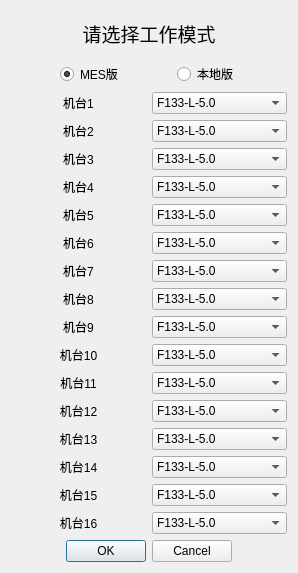
<?xml version="1.0" encoding="UTF-8"?>
<ui version="4.0">
 <class>chooseTypeDialog</class>
 <widget class="QDialog" name="chooseTypeDialog">
  <property name="geometry">
   <rect>
    <x>0</x>
    <y>0</y>
    <width>298</width>
    <height>573</height>
   </rect>
  </property>
  <property name="windowTitle">
   <string>Dialog</string>
  </property>
  <layout class="QVBoxLayout" name="verticalLayout">
   <item>
    <widget class="QLabel" name="label">
     <property name="font">
      <font>
       <pointsize>14</pointsize>
      </font>
     </property>
     <property name="text">
      <string>请选择工作模式</string>
     </property>
     <property name="alignment">
      <set>Qt::AlignCenter</set>
     </property>
    </widget>
   </item>
   <item>
    <layout class="QHBoxLayout" name="horizontalLayout_3">
     <item>
      <spacer name="horizontalSpacer">
       <property name="orientation">
        <enum>Qt::Horizontal</enum>
       </property>
       <property name="sizeHint" stdset="0">
        <size>
         <width>40</width>
         <height>20</height>
        </size>
       </property>
      </spacer>
     </item>
     <item>
      <widget class="QRadioButton" name="radioButton">
       <property name="layoutDirection">
        <enum>Qt::LeftToRight</enum>
       </property>
       <property name="text">
        <string>MES版</string>
       </property>
       <property name="checked">
        <bool>true</bool>
       </property>
      </widget>
     </item>
     <item>
      <spacer name="horizontalSpacer_3">
       <property name="orientation">
        <enum>Qt::Horizontal</enum>
       </property>
       <property name="sizeHint" stdset="0">
        <size>
         <width>40</width>
         <height>20</height>
        </size>
       </property>
      </spacer>
     </item>
     <item>
      <widget class="QRadioButton" name="radioButton_2">
       <property name="text">
        <string>本地版</string>
       </property>
      </widget>
     </item>
     <item>
      <spacer name="horizontalSpacer_2">
       <property name="orientation">
        <enum>Qt::Horizontal</enum>
       </property>
       <property name="sizeHint" stdset="0">
        <size>
         <width>40</width>
         <height>20</height>
        </size>
       </property>
      </spacer>
     </item>
    </layout>
   </item>
   <item>
    <layout class="QHBoxLayout" name="horizontalLayout">
     <item>
      <widget class="QLabel" name="label_2">
       <property name="text">
        <string>机台1</string>
       </property>
       <property name="alignment">
        <set>Qt::AlignCenter</set>
       </property>
      </widget>
     </item>
     <item>
      <widget class="QComboBox" name="comboBox">
       <property name="layoutDirection">
        <enum>Qt::LeftToRight</enum>
       </property>
       <item>
        <property name="text">
         <string>F133-L-5.0</string>
        </property>
       </item>
       <item>
        <property name="text">
         <string>F133-L-S-5.0</string>
        </property>
       </item>
       <item>
        <property name="text">
         <string>F133-L-ZC</string>
        </property>
       </item>
       <item>
        <property name="text">
         <string>F133-L-4.0</string>
        </property>
       </item>
       <item>
        <property name="text">
         <string>F133-L-S-6.0</string>
        </property>
       </item>
       <item>
        <property name="text">
         <string>A133-5.0</string>
        </property>
       </item>
       <item>
        <property name="text">
         <string>F133-F-S-6.1</string>
        </property>
       </item>
       <item>
        <property name="text">
         <string>H133-L-S-6.2</string>
        </property>
       </item>
       <item>
        <property name="text">
         <string>F133-L-S-XY1</string>
        </property>
       </item>
       <item>
        <property name="text">
         <string>F133-L-S-7.0</string>
        </property>
       </item>
       <item>
        <property name="text">
         <string>H133-L-ZC1-6.2</string>
        </property>
       </item>
       <item>
        <property name="text">
         <string>H133-L-S-SD1-6.2</string>
        </property>
       </item>
       <item>
        <property name="text">
         <string>F133-L-S-ZH1-5.3</string>
        </property>
       </item>
      </widget>
     </item>
    </layout>
   </item>
   <item>
    <layout class="QHBoxLayout" name="horizontalLayout_4">
     <item>
      <widget class="QLabel" name="label_3">
       <property name="text">
        <string>机台2</string>
       </property>
       <property name="alignment">
        <set>Qt::AlignCenter</set>
       </property>
      </widget>
     </item>
     <item>
      <widget class="QComboBox" name="comboBox_2">
       <property name="layoutDirection">
        <enum>Qt::LeftToRight</enum>
       </property>
       <item>
        <property name="text">
         <string>F133-L-5.0</string>
        </property>
       </item>
       <item>
        <property name="text">
         <string>F133-L-S-5.0</string>
        </property>
       </item>
       <item>
        <property name="text">
         <string>F133-L-ZC</string>
        </property>
       </item>
       <item>
        <property name="text">
         <string>F133-L-4.0</string>
        </property>
       </item>
       <item>
        <property name="text">
         <string>F133-L-S-6.0</string>
        </property>
       </item>
       <item>
        <property name="text">
         <string>A133-5.0</string>
        </property>
       </item>
       <item>
        <property name="text">
         <string>F133-F-S-6.1</string>
        </property>
       </item>
       <item>
        <property name="text">
         <string>H133-L-S-6.2</string>
        </property>
       </item>
       <item>
        <property name="text">
         <string>F133-L-S-XY1</string>
        </property>
       </item>
       <item>
        <property name="text">
         <string>F133-L-S-7.0</string>
        </property>
       </item>
       <item>
        <property name="text">
         <string>H133-L-ZC1-6.2</string>
        </property>
       </item>
       <item>
        <property name="text">
         <string>H133-L-S-SD1-6.2</string>
        </property>
       </item>
       <item>
        <property name="text">
         <string>F133-L-S-ZH1-5.3</string>
        </property>
       </item>
      </widget>
     </item>
    </layout>
   </item>
   <item>
    <layout class="QHBoxLayout" name="horizontalLayout_5">
     <item>
      <widget class="QLabel" name="label_4">
       <property name="text">
        <string>机台3</string>
       </property>
       <property name="alignment">
        <set>Qt::AlignCenter</set>
       </property>
      </widget>
     </item>
     <item>
      <widget class="QComboBox" name="comboBox_3">
       <property name="layoutDirection">
        <enum>Qt::LeftToRight</enum>
       </property>
       <item>
        <property name="text">
         <string>F133-L-5.0</string>
        </property>
       </item>
       <item>
        <property name="text">
         <string>F133-L-S-5.0</string>
        </property>
       </item>
       <item>
        <property name="text">
         <string>F133-L-ZC</string>
        </property>
       </item>
       <item>
        <property name="text">
         <string>F133-L-4.0</string>
        </property>
       </item>
       <item>
        <property name="text">
         <string>F133-L-S-6.0</string>
        </property>
       </item>
       <item>
        <property name="text">
         <string>A133-5.0</string>
        </property>
       </item>
       <item>
        <property name="text">
         <string>F133-F-S-6.1</string>
        </property>
       </item>
       <item>
        <property name="text">
         <string>H133-L-S-6.2</string>
        </property>
       </item>
       <item>
        <property name="text">
         <string>F133-L-S-XY1</string>
        </property>
       </item>
       <item>
        <property name="text">
         <string>F133-L-S-7.0</string>
        </property>
       </item>
       <item>
        <property name="text">
         <string>H133-L-ZC1-6.2</string>
        </property>
       </item>
       <item>
        <property name="text">
         <string>H133-L-S-SD1-6.2</string>
        </property>
       </item>
       <item>
        <property name="text">
         <string>F133-L-S-ZH1-5.3</string>
        </property>
       </item>
      </widget>
     </item>
    </layout>
   </item>
   <item>
    <layout class="QHBoxLayout" name="horizontalLayout_6">
     <item>
      <widget class="QLabel" name="label_5">
       <property name="text">
        <string>机台4</string>
       </property>
       <property name="alignment">
        <set>Qt::AlignCenter</set>
       </property>
      </widget>
     </item>
     <item>
      <widget class="QComboBox" name="comboBox_4">
       <property name="layoutDirection">
        <enum>Qt::LeftToRight</enum>
       </property>
       <item>
        <property name="text">
         <string>F133-L-5.0</string>
        </property>
       </item>
       <item>
        <property name="text">
         <string>F133-L-S-5.0</string>
        </property>
       </item>
       <item>
        <property name="text">
         <string>F133-L-ZC</string>
        </property>
       </item>
       <item>
        <property name="text">
         <string>F133-L-4.0</string>
        </property>
       </item>
       <item>
        <property name="text">
         <string>F133-L-S-6.0</string>
        </property>
       </item>
       <item>
        <property name="text">
         <string>A133-5.0</string>
        </property>
       </item>
       <item>
        <property name="text">
         <string>F133-F-S-6.1</string>
        </property>
       </item>
       <item>
        <property name="text">
         <string>H133-L-S-6.2</string>
        </property>
       </item>
       <item>
        <property name="text">
         <string>F133-L-S-XY1</string>
        </property>
       </item>
       <item>
        <property name="text">
         <string>F133-L-S-7.0</string>
        </property>
       </item>
       <item>
        <property name="text">
         <string>H133-L-ZC1-6.2</string>
        </property>
       </item>
       <item>
        <property name="text">
         <string>H133-L-S-SD1-6.2</string>
        </property>
       </item>
       <item>
        <property name="text">
         <string>F133-L-S-ZH1-5.3</string>
        </property>
       </item>
      </widget>
     </item>
    </layout>
   </item>
   <item>
    <layout class="QHBoxLayout" name="horizontalLayout_7">
     <item>
      <widget class="QLabel" name="label_6">
       <property name="text">
        <string>机台5</string>
       </property>
       <property name="alignment">
        <set>Qt::AlignCenter</set>
       </property>
      </widget>
     </item>
     <item>
      <widget class="QComboBox" name="comboBox_5">
       <property name="layoutDirection">
        <enum>Qt::LeftToRight</enum>
       </property>
       <item>
        <property name="text">
         <string>F133-L-5.0</string>
        </property>
       </item>
       <item>
        <property name="text">
         <string>F133-L-S-5.0</string>
        </property>
       </item>
       <item>
        <property name="text">
         <string>F133-L-ZC</string>
        </property>
       </item>
       <item>
        <property name="text">
         <string>F133-L-4.0</string>
        </property>
       </item>
       <item>
        <property name="text">
         <string>F133-L-S-6.0</string>
        </property>
       </item>
       <item>
        <property name="text">
         <string>A133-5.0</string>
        </property>
       </item>
       <item>
        <property name="text">
         <string>F133-F-S-6.1</string>
        </property>
       </item>
       <item>
        <property name="text">
         <string>H133-L-S-6.2</string>
        </property>
       </item>
       <item>
        <property name="text">
         <string>F133-L-S-XY1</string>
        </property>
       </item>
       <item>
        <property name="text">
         <string>F133-L-S-7.0</string>
        </property>
       </item>
       <item>
        <property name="text">
         <string>H133-L-ZC1-6.2</string>
        </property>
       </item>
       <item>
        <property name="text">
         <string>H133-L-S-SD1-6.2</string>
        </property>
       </item>
       <item>
        <property name="text">
         <string>F133-L-S-ZH1-5.3</string>
        </property>
       </item>
      </widget>
     </item>
    </layout>
   </item>
   <item>
    <layout class="QHBoxLayout" name="horizontalLayout_8">
     <item>
      <widget class="QLabel" name="label_7">
       <property name="text">
        <string>机台6</string>
       </property>
       <property name="alignment">
        <set>Qt::AlignCenter</set>
       </property>
      </widget>
     </item>
     <item>
      <widget class="QComboBox" name="comboBox_6">
       <property name="layoutDirection">
        <enum>Qt::LeftToRight</enum>
       </property>
       <item>
        <property name="text">
         <string>F133-L-5.0</string>
        </property>
       </item>
       <item>
        <property name="text">
         <string>F133-L-S-5.0</string>
        </property>
       </item>
       <item>
        <property name="text">
         <string>F133-L-ZC</string>
        </property>
       </item>
       <item>
        <property name="text">
         <string>F133-L-4.0</string>
        </property>
       </item>
       <item>
        <property name="text">
         <string>F133-L-S-6.0</string>
        </property>
       </item>
       <item>
        <property name="text">
         <string>A133-5.0</string>
        </property>
       </item>
       <item>
        <property name="text">
         <string>F133-F-S-6.1</string>
        </property>
       </item>
       <item>
        <property name="text">
         <string>H133-L-S-6.2</string>
        </property>
       </item>
       <item>
        <property name="text">
         <string>F133-L-S-XY1</string>
        </property>
       </item>
       <item>
        <property name="text">
         <string>F133-L-S-7.0</string>
        </property>
       </item>
       <item>
        <property name="text">
         <string>H133-L-ZC1-6.2</string>
        </property>
       </item>
       <item>
        <property name="text">
         <string>H133-L-S-SD1-6.2</string>
        </property>
       </item>
       <item>
        <property name="text">
         <string>F133-L-S-ZH1-5.3</string>
        </property>
       </item>
      </widget>
     </item>
    </layout>
   </item>
   <item>
    <layout class="QHBoxLayout" name="horizontalLayout_9">
     <item>
      <widget class="QLabel" name="label_8">
       <property name="text">
        <string>机台7</string>
       </property>
       <property name="alignment">
        <set>Qt::AlignCenter</set>
       </property>
      </widget>
     </item>
     <item>
      <widget class="QComboBox" name="comboBox_7">
       <property name="layoutDirection">
        <enum>Qt::LeftToRight</enum>
       </property>
       <item>
        <property name="text">
         <string>F133-L-5.0</string>
        </property>
       </item>
       <item>
        <property name="text">
         <string>F133-L-S-5.0</string>
        </property>
       </item>
       <item>
        <property name="text">
         <string>F133-L-ZC</string>
        </property>
       </item>
       <item>
        <property name="text">
         <string>F133-L-4.0</string>
        </property>
       </item>
       <item>
        <property name="text">
         <string>F133-L-S-6.0</string>
        </property>
       </item>
       <item>
        <property name="text">
         <string>A133-5.0</string>
        </property>
       </item>
       <item>
        <property name="text">
         <string>F133-F-S-6.1</string>
        </property>
       </item>
       <item>
        <property name="text">
         <string>H133-L-S-6.2</string>
        </property>
       </item>
       <item>
        <property name="text">
         <string>F133-L-S-XY1</string>
        </property>
       </item>
       <item>
        <property name="text">
         <string>F133-L-S-7.0</string>
        </property>
       </item>
       <item>
        <property name="text">
         <string>H133-L-ZC1-6.2</string>
        </property>
       </item>
       <item>
        <property name="text">
         <string>H133-L-S-SD1-6.2</string>
        </property>
       </item>
       <item>
        <property name="text">
         <string>F133-L-S-ZH1-5.3</string>
        </property>
       </item>
      </widget>
     </item>
    </layout>
   </item>
   <item>
    <layout class="QHBoxLayout" name="horizontalLayout_10">
     <item>
      <widget class="QLabel" name="label_9">
       <property name="text">
        <string>机台8</string>
       </property>
       <property name="alignment">
        <set>Qt::AlignCenter</set>
       </property>
      </widget>
     </item>
     <item>
      <widget class="QComboBox" name="comboBox_8">
       <property name="layoutDirection">
        <enum>Qt::LeftToRight</enum>
       </property>
       <item>
        <property name="text">
         <string>F133-L-5.0</string>
        </property>
       </item>
       <item>
        <property name="text">
         <string>F133-L-S-5.0</string>
        </property>
       </item>
       <item>
        <property name="text">
         <string>F133-L-ZC</string>
        </property>
       </item>
       <item>
        <property name="text">
         <string>F133-L-4.0</string>
        </property>
       </item>
       <item>
        <property name="text">
         <string>F133-L-S-6.0</string>
        </property>
       </item>
       <item>
        <property name="text">
         <string>A133-5.0</string>
        </property>
       </item>
       <item>
        <property name="text">
         <string>F133-F-S-6.1</string>
        </property>
       </item>
       <item>
        <property name="text">
         <string>H133-L-S-6.2</string>
        </property>
       </item>
       <item>
        <property name="text">
         <string>F133-L-S-XY1</string>
        </property>
       </item>
       <item>
        <property name="text">
         <string>F133-L-S-7.0</string>
        </property>
       </item>
       <item>
        <property name="text">
         <string>H133-L-ZC1-6.2</string>
        </property>
       </item>
       <item>
        <property name="text">
         <string>H133-L-S-SD1-6.2</string>
        </property>
       </item>
       <item>
        <property name="text">
         <string>F133-L-S-ZH1-5.3</string>
        </property>
       </item>
      </widget>
     </item>
    </layout>
   </item>
   <item>
    <layout class="QHBoxLayout" name="horizontalLayout_11">
     <item>
      <widget class="QLabel" name="label_10">
       <property name="text">
        <string>机台9</string>
       </property>
       <property name="alignment">
        <set>Qt::AlignCenter</set>
       </property>
      </widget>
     </item>
     <item>
      <widget class="QComboBox" name="comboBox_9">
       <property name="layoutDirection">
        <enum>Qt::LeftToRight</enum>
       </property>
       <item>
        <property name="text">
         <string>F133-L-5.0</string>
        </property>
       </item>
       <item>
        <property name="text">
         <string>F133-L-S-5.0</string>
        </property>
       </item>
       <item>
        <property name="text">
         <string>F133-L-ZC</string>
        </property>
       </item>
       <item>
        <property name="text">
         <string>F133-L-4.0</string>
        </property>
       </item>
       <item>
        <property name="text">
         <string>F133-L-S-6.0</string>
        </property>
       </item>
       <item>
        <property name="text">
         <string>A133-5.0</string>
        </property>
       </item>
       <item>
        <property name="text">
         <string>F133-F-S-6.1</string>
        </property>
       </item>
       <item>
        <property name="text">
         <string>H133-L-S-6.2</string>
        </property>
       </item>
       <item>
        <property name="text">
         <string>F133-L-S-XY1</string>
        </property>
       </item>
       <item>
        <property name="text">
         <string>F133-L-S-7.0</string>
        </property>
       </item>
       <item>
        <property name="text">
         <string>H133-L-ZC1-6.2</string>
        </property>
       </item>
       <item>
        <property name="text">
         <string>H133-L-S-SD1-6.2</string>
        </property>
       </item>
       <item>
        <property name="text">
         <string>F133-L-S-ZH1-5.3</string>
        </property>
       </item>
      </widget>
     </item>
    </layout>
   </item>
   <item>
    <layout class="QHBoxLayout" name="horizontalLayout_12">
     <item>
      <widget class="QLabel" name="label_11">
       <property name="text">
        <string>机台10</string>
       </property>
       <property name="alignment">
        <set>Qt::AlignCenter</set>
       </property>
      </widget>
     </item>
     <item>
      <widget class="QComboBox" name="comboBox_10">
       <property name="layoutDirection">
        <enum>Qt::LeftToRight</enum>
       </property>
       <item>
        <property name="text">
         <string>F133-L-5.0</string>
        </property>
       </item>
       <item>
        <property name="text">
         <string>F133-L-S-5.0</string>
        </property>
       </item>
       <item>
        <property name="text">
         <string>F133-L-ZC</string>
        </property>
       </item>
       <item>
        <property name="text">
         <string>F133-L-4.0</string>
        </property>
       </item>
       <item>
        <property name="text">
         <string>F133-L-S-6.0</string>
        </property>
       </item>
       <item>
        <property name="text">
         <string>A133-5.0</string>
        </property>
       </item>
       <item>
        <property name="text">
         <string>F133-F-S-6.1</string>
        </property>
       </item>
       <item>
        <property name="text">
         <string>H133-L-S-6.2</string>
        </property>
       </item>
       <item>
        <property name="text">
         <string>F133-L-S-XY1</string>
        </property>
       </item>
       <item>
        <property name="text">
         <string>F133-L-S-7.0</string>
        </property>
       </item>
       <item>
        <property name="text">
         <string>H133-L-ZC1-6.2</string>
        </property>
       </item>
       <item>
        <property name="text">
         <string>H133-L-S-SD1-6.2</string>
        </property>
       </item>
       <item>
        <property name="text">
         <string>F133-L-S-ZH1-5.3</string>
        </property>
       </item>
      </widget>
     </item>
    </layout>
   </item>
   <item>
    <layout class="QHBoxLayout" name="horizontalLayout_13">
     <item>
      <widget class="QLabel" name="label_12">
       <property name="text">
        <string>机台11</string>
       </property>
       <property name="alignment">
        <set>Qt::AlignCenter</set>
       </property>
      </widget>
     </item>
     <item>
      <widget class="QComboBox" name="comboBox_11">
       <property name="layoutDirection">
        <enum>Qt::LeftToRight</enum>
       </property>
       <item>
        <property name="text">
         <string>F133-L-5.0</string>
        </property>
       </item>
       <item>
        <property name="text">
         <string>F133-L-S-5.0</string>
        </property>
       </item>
       <item>
        <property name="text">
         <string>F133-L-ZC</string>
        </property>
       </item>
       <item>
        <property name="text">
         <string>F133-L-4.0</string>
        </property>
       </item>
       <item>
        <property name="text">
         <string>F133-L-S-6.0</string>
        </property>
       </item>
       <item>
        <property name="text">
         <string>A133-5.0</string>
        </property>
       </item>
       <item>
        <property name="text">
         <string>F133-F-S-6.1</string>
        </property>
       </item>
       <item>
        <property name="text">
         <string>H133-L-S-6.2</string>
        </property>
       </item>
       <item>
        <property name="text">
         <string>F133-L-S-XY1</string>
        </property>
       </item>
       <item>
        <property name="text">
         <string>F133-L-S-7.0</string>
        </property>
       </item>
       <item>
        <property name="text">
         <string>H133-L-ZC1-6.2</string>
        </property>
       </item>
       <item>
        <property name="text">
         <string>H133-L-S-SD1-6.2</string>
        </property>
       </item>
       <item>
        <property name="text">
         <string>F133-L-S-ZH1-5.3</string>
        </property>
       </item>
      </widget>
     </item>
    </layout>
   </item>
   <item>
    <layout class="QHBoxLayout" name="horizontalLayout_14">
     <item>
      <widget class="QLabel" name="label_13">
       <property name="text">
        <string>机台12</string>
       </property>
       <property name="alignment">
        <set>Qt::AlignCenter</set>
       </property>
      </widget>
     </item>
     <item>
      <widget class="QComboBox" name="comboBox_12">
       <property name="layoutDirection">
        <enum>Qt::LeftToRight</enum>
       </property>
       <item>
        <property name="text">
         <string>F133-L-5.0</string>
        </property>
       </item>
       <item>
        <property name="text">
         <string>F133-L-S-5.0</string>
        </property>
       </item>
       <item>
        <property name="text">
         <string>F133-L-ZC</string>
        </property>
       </item>
       <item>
        <property name="text">
         <string>F133-L-4.0</string>
        </property>
       </item>
       <item>
        <property name="text">
         <string>F133-L-S-6.0</string>
        </property>
       </item>
       <item>
        <property name="text">
         <string>A133-5.0</string>
        </property>
       </item>
       <item>
        <property name="text">
         <string>F133-F-S-6.1</string>
        </property>
       </item>
       <item>
        <property name="text">
         <string>H133-L-S-6.2</string>
        </property>
       </item>
       <item>
        <property name="text">
         <string>F133-L-S-XY1</string>
        </property>
       </item>
       <item>
        <property name="text">
         <string>F133-L-S-7.0</string>
        </property>
       </item>
       <item>
        <property name="text">
         <string>H133-L-ZC1-6.2</string>
        </property>
       </item>
       <item>
        <property name="text">
         <string>H133-L-S-SD1-6.2</string>
        </property>
       </item>
       <item>
        <property name="text">
         <string>F133-L-S-ZH1-5.3</string>
        </property>
       </item>
      </widget>
     </item>
    </layout>
   </item>
   <item>
    <layout class="QHBoxLayout" name="horizontalLayout_15">
     <item>
      <widget class="QLabel" name="label_14">
       <property name="text">
        <string>机台13</string>
       </property>
       <property name="alignment">
        <set>Qt::AlignCenter</set>
       </property>
      </widget>
     </item>
     <item>
      <widget class="QComboBox" name="comboBox_13">
       <property name="layoutDirection">
        <enum>Qt::LeftToRight</enum>
       </property>
       <item>
        <property name="text">
         <string>F133-L-5.0</string>
        </property>
       </item>
       <item>
        <property name="text">
         <string>F133-L-S-5.0</string>
        </property>
       </item>
       <item>
        <property name="text">
         <string>F133-L-ZC</string>
        </property>
       </item>
       <item>
        <property name="text">
         <string>F133-L-4.0</string>
        </property>
       </item>
       <item>
        <property name="text">
         <string>F133-L-S-6.0</string>
        </property>
       </item>
       <item>
        <property name="text">
         <string>A133-5.0</string>
        </property>
       </item>
       <item>
        <property name="text">
         <string>F133-F-S-6.1</string>
        </property>
       </item>
       <item>
        <property name="text">
         <string>H133-L-S-6.2</string>
        </property>
       </item>
       <item>
        <property name="text">
         <string>F133-L-S-XY1</string>
        </property>
       </item>
       <item>
        <property name="text">
         <string>F133-L-S-7.0</string>
        </property>
       </item>
       <item>
        <property name="text">
         <string>H133-L-ZC1-6.2</string>
        </property>
       </item>
       <item>
        <property name="text">
         <string>H133-L-S-SD1-6.2</string>
        </property>
       </item>
       <item>
        <property name="text">
         <string>F133-L-S-ZH1-5.3</string>
        </property>
       </item>
      </widget>
     </item>
    </layout>
   </item>
   <item>
    <layout class="QHBoxLayout" name="horizontalLayout_16">
     <item>
      <widget class="QLabel" name="label_15">
       <property name="text">
        <string>机台14</string>
       </property>
       <property name="alignment">
        <set>Qt::AlignCenter</set>
       </property>
      </widget>
     </item>
     <item>
      <widget class="QComboBox" name="comboBox_14">
       <property name="layoutDirection">
        <enum>Qt::LeftToRight</enum>
       </property>
       <item>
        <property name="text">
         <string>F133-L-5.0</string>
        </property>
       </item>
       <item>
        <property name="text">
         <string>F133-L-S-5.0</string>
        </property>
       </item>
       <item>
        <property name="text">
         <string>F133-L-ZC</string>
        </property>
       </item>
       <item>
        <property name="text">
         <string>F133-L-4.0</string>
        </property>
       </item>
       <item>
        <property name="text">
         <string>F133-L-S-6.0</string>
        </property>
       </item>
       <item>
        <property name="text">
         <string>A133-5.0</string>
        </property>
       </item>
       <item>
        <property name="text">
         <string>F133-F-S-6.1</string>
        </property>
       </item>
       <item>
        <property name="text">
         <string>H133-L-S-6.2</string>
        </property>
       </item>
       <item>
        <property name="text">
         <string>F133-L-S-XY1</string>
        </property>
       </item>
       <item>
        <property name="text">
         <string>F133-L-S-7.0</string>
        </property>
       </item>
       <item>
        <property name="text">
         <string>H133-L-ZC1-6.2</string>
        </property>
       </item>
       <item>
        <property name="text">
         <string>H133-L-S-SD1-6.2</string>
        </property>
       </item>
       <item>
        <property name="text">
         <string>F133-L-S-ZH1-5.3</string>
        </property>
       </item>
      </widget>
     </item>
    </layout>
   </item>
   <item>
    <layout class="QHBoxLayout" name="horizontalLayout_17">
     <item>
      <widget class="QLabel" name="label_16">
       <property name="text">
        <string>机台15</string>
       </property>
       <property name="alignment">
        <set>Qt::AlignCenter</set>
       </property>
      </widget>
     </item>
     <item>
      <widget class="QComboBox" name="comboBox_15">
       <property name="layoutDirection">
        <enum>Qt::LeftToRight</enum>
       </property>
       <item>
        <property name="text">
         <string>F133-L-5.0</string>
        </property>
       </item>
       <item>
        <property name="text">
         <string>F133-L-S-5.0</string>
        </property>
       </item>
       <item>
        <property name="text">
         <string>F133-L-ZC</string>
        </property>
       </item>
       <item>
        <property name="text">
         <string>F133-L-4.0</string>
        </property>
       </item>
       <item>
        <property name="text">
         <string>F133-L-S-6.0</string>
        </property>
       </item>
       <item>
        <property name="text">
         <string>A133-5.0</string>
        </property>
       </item>
       <item>
        <property name="text">
         <string>F133-F-S-6.1</string>
        </property>
       </item>
       <item>
        <property name="text">
         <string>H133-L-S-6.2</string>
        </property>
       </item>
       <item>
        <property name="text">
         <string>F133-L-S-XY1</string>
        </property>
       </item>
       <item>
        <property name="text">
         <string>F133-L-S-7.0</string>
        </property>
       </item>
       <item>
        <property name="text">
         <string>H133-L-ZC1-6.2</string>
        </property>
       </item>
       <item>
        <property name="text">
         <string>H133-L-S-SD1-6.2</string>
        </property>
       </item>
       <item>
        <property name="text">
         <string>F133-L-S-ZH1-5.3</string>
        </property>
       </item>
      </widget>
     </item>
    </layout>
   </item>
   <item>
    <layout class="QHBoxLayout" name="horizontalLayout_18">
     <item>
      <widget class="QLabel" name="label_17">
       <property name="text">
        <string>机台16</string>
       </property>
       <property name="alignment">
        <set>Qt::AlignCenter</set>
       </property>
      </widget>
     </item>
     <item>
      <widget class="QComboBox" name="comboBox_16">
       <property name="layoutDirection">
        <enum>Qt::LeftToRight</enum>
       </property>
       <item>
        <property name="text">
         <string>F133-L-5.0</string>
        </property>
       </item>
       <item>
        <property name="text">
         <string>F133-L-S-5.0</string>
        </property>
       </item>
       <item>
        <property name="text">
         <string>F133-L-ZC</string>
        </property>
       </item>
       <item>
        <property name="text">
         <string>F133-L-4.0</string>
        </property>
       </item>
       <item>
        <property name="text">
         <string>F133-L-S-6.0</string>
        </property>
       </item>
       <item>
        <property name="text">
         <string>A133-5.0</string>
        </property>
       </item>
       <item>
        <property name="text">
         <string>F133-F-S-6.1</string>
        </property>
       </item>
       <item>
        <property name="text">
         <string>H133-L-S-6.2</string>
        </property>
       </item>
       <item>
        <property name="text">
         <string>F133-L-S-XY1</string>
        </property>
       </item>
       <item>
        <property name="text">
         <string>F133-L-S-7.0</string>
        </property>
       </item>
       <item>
        <property name="text">
         <string>H133-L-ZC1-6.2</string>
        </property>
       </item>
       <item>
        <property name="text">
         <string>H133-L-S-SD1-6.2</string>
        </property>
       </item>
       <item>
        <property name="text">
         <string>F133-L-S-ZH1-5.3</string>
        </property>
       </item>
      </widget>
     </item>
    </layout>
   </item>
   <item>
    <layout class="QHBoxLayout" name="horizontalLayout_2">
     <item>
      <widget class="QDialogButtonBox" name="buttonBox">
       <property name="sizePolicy">
        <sizepolicy hsizetype="Fixed" vsizetype="Fixed">
         <horstretch>0</horstretch>
         <verstretch>0</verstretch>
        </sizepolicy>
       </property>
       <property name="orientation">
        <enum>Qt::Horizontal</enum>
       </property>
       <property name="standardButtons">
        <set>QDialogButtonBox::Cancel|QDialogButtonBox::Ok</set>
       </property>
      </widget>
     </item>
    </layout>
   </item>
  </layout>
 </widget>
 <resources/>
 <connections>
  <connection>
   <sender>buttonBox</sender>
   <signal>accepted()</signal>
   <receiver>chooseTypeDialog</receiver>
   <slot>accept()</slot>
   <hints>
    <hint type="sourcelabel">
     <x>223</x>
     <y>129</y>
    </hint>
    <hint type="destinationlabel">
     <x>157</x>
     <y>140</y>
    </hint>
   </hints>
  </connection>
  <connection>
   <sender>buttonBox</sender>
   <signal>rejected()</signal>
   <receiver>chooseTypeDialog</receiver>
   <slot>reject()</slot>
   <hints>
    <hint type="sourcelabel">
     <x>223</x>
     <y>129</y>
    </hint>
    <hint type="destinationlabel">
     <x>286</x>
     <y>140</y>
    </hint>
   </hints>
  </connection>
 </connections>
 <slots>
  <slot>slotButtonChecked()</slot>
 </slots>
</ui>
